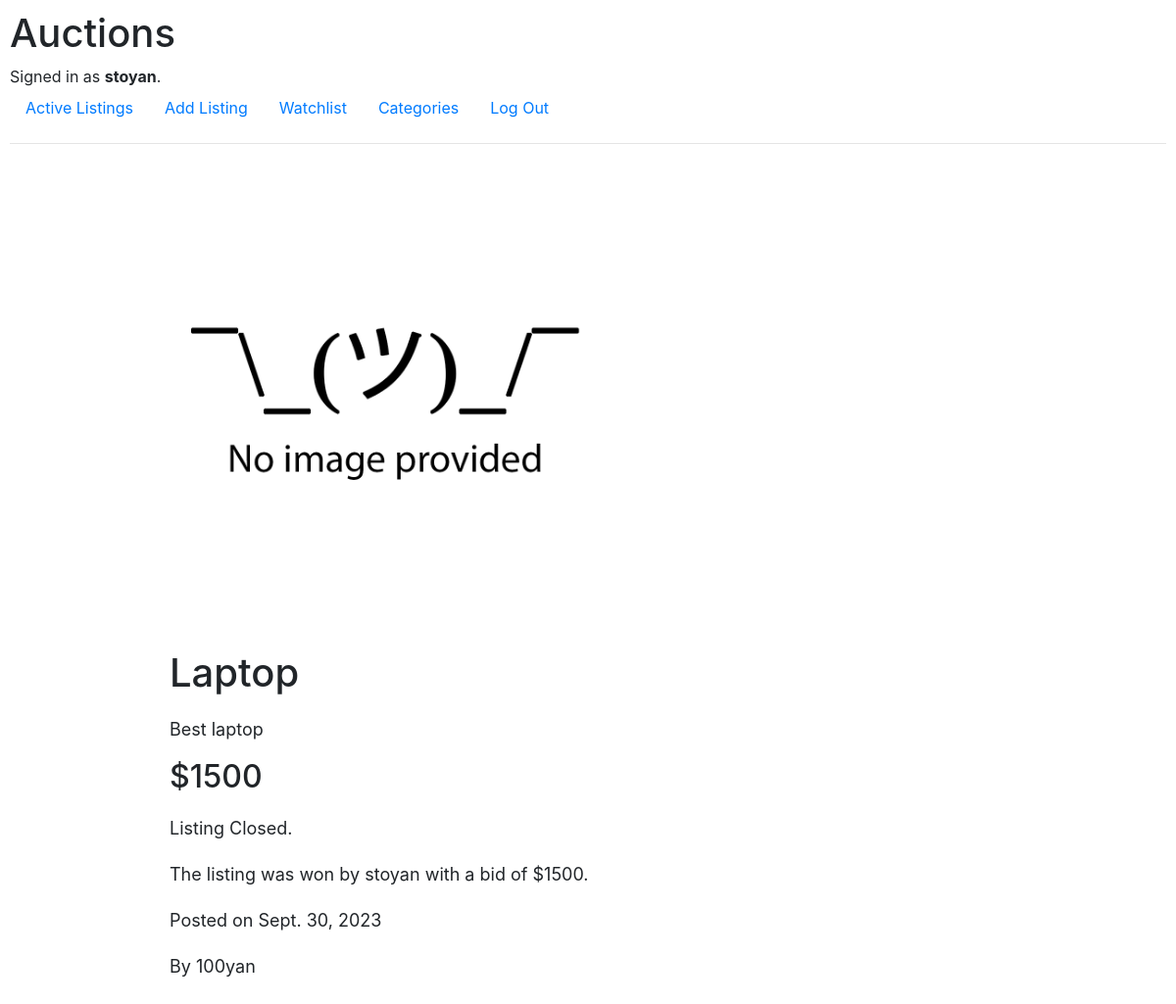
The page /view/30/Laptop (signed in) on the database its author committed.
### auctions/models.py (models this page shows, shortened)
class User(AbstractUser):
    pass

class ListingDetails(models.Model):
    CATEGORY_CHOICES = [
                ('1', 'Fashion'),
                ('2', 'Home'),
                ('3', 'Toys'),
                ('4', 'Electronics'),
                ('5', 'Books'),
                ('6', 'Misc'),
                ]
    descr = models.CharField(max_length=1000)
    starting_bid = models.PositiveIntegerField()
    img = models.URLField(blank=True)
    category = models.CharField(max_length=50, blank=True, choices=CATEGORY_CHOICES)
    listing = models.ForeignKey(Listing, on_delete=models.CASCADE)
    date_added = models.DateField(blank=True)

class Listing(models.Model):
    title = models.CharField(max_length=100)
    added_by = models.ForeignKey(User, on_delete=models.CASCADE, related_name='single_reference')
    watchlist = models.ManyToManyField(User, related_name='multiple_reference', null=True, blank=True)
    active = models.BooleanField(default=True)

class Bids(models.Model):
    listing = models.ForeignKey(Listing, on_delete=models.CASCADE)
    highest_bid = models.PositiveIntegerField()
    bidder = models.CharField(max_length=100)
    num_of_bids = models.PositiveIntegerField()

### auctions/views.py (the view, shortened to what this page needs)
# urls.py: path("view/<int:listing_id>/<str:title>", views.view_listing, name="view"),
@login_required
def view_listing(request, listing_id, title):
    listing = Listing.objects.get(id=listing_id)
    get_listing_details = ListingDetails.objects.get(listing=listing_id)
    get_bid = Bids.objects.get(listing=listing_id)
    current_user = User.objects.get(pk=request.user.id)
    watchlist = current_user in listing.watchlist.all()
    context = {
        'title': listing,
        'details': get_listing_details,
        'bids': get_bid,
        'watchlist': watchlist
        }
    return render(request, "auctions/view_listing.html", context)

### auctions/templates/auctions/view_listing.html (shortened to what this page needs)
{% extends 'auctions/layout.html' %}
{% block body %}
<div class="container">
    <div class="flex-listing">
        <div class="listing-column-img">
            {% if details.img %}
                <img src="{{ details.img }}" alt="listing-photo" height="500px" width="500px">
            {% endif %}
        </div>
        <div class="listing-column-text">
            <h1>{{ title.title }}</h1>
            <p>{{ details.descr }}</p>
            <h2>${{ bids.highest_bid }}</h2>
            {% if user != title.added_by and title.active %}
                {% if user.username == bids.bidder %}
                    <p>Yours is the highest bid! {{ bids.num_of_bids }} bid(s) so far.</p>
                {% else %}
                    <p>Someone else has bid on this item. {{ bids.num_of_bids }} bid(s) so far.</p>
                {% endif %}
                <form action="{% url 'view' listing_id=details.listing.id title=title %}" method="POST">
                    {% csrf_token %}
                    <input type="number" class="form-control" placeholder="Bid" name="new_bid">
                    <input type="submit" name='save-bid' class="btn btn-primary" value="Place Bid">
                    {% if not watchlist %}
                        <input type="submit" name='save-watchlist' class="btn btn-primary" value="Add To Watchlist">
                    {% else %}
                        <input type="submit" name='save-watchlist' class="btn btn-primary" value="Remove From Watchlist">
                    {% endif %}
                </form>
            {% elif not title.active %}
                <p>Listing Closed.</p>
                {% if user == title.added_by and bids.num_of_bids == 0 %}
                    <p>The listing was closed with no bids.</p>
                {% else %}
                    <p>The listing was won by {{ bids.bidder }} with a bid of ${{ bids.highest_bid }}.</p>
                {% endif %}
            {% endif %}
            <p>Posted on {{ details.date_added }}</p>
            {% if user != title.added_by %}
                <p>By {{ title.added_by }}</p>
            {% endif %}
        </div>
    </div>
</div>
{% endblock %}

### auctions/templates/auctions/layout.html (shortened to what this page needs)
{% load static %}
<!DOCTYPE html>
<html lang="en">
    <head>
        <link rel="stylesheet" href="https://stackpath.bootstrapcdn.com/bootstrap/4.4.1/css/bootstrap.min.css">
        <link href="{% static 'auctions/styles.css' %}" rel="stylesheet">
    </head>
    <body>
        <h1>Auctions</h1>
        <div>
            {% if user.is_authenticated %}
                Signed in as <strong>{{ user.username }}</strong>.
            {% else %}
                Not signed in.
            {% endif %}
        </div>
        <ul class="nav">
            <li class="nav-item">
                <a class="nav-link" href="{% url 'index' %}">Active Listings</a>
            </li>
            <li class="nav-item">
                <a class="nav-link" href="{% url 'create' %}">Add Listing</a>
            </li>
            <li class="nav-item">
                <a class="nav-link" href="{% url 'watchlist' %}">Watchlist</a>
            </li>
            <li class="nav-item">
                <a class="nav-link" href="{% url 'categories' category='all' %}">Categories</a>
            </li>
            {% if user.is_authenticated %}
                <li class="nav-item">
                    <a class="nav-link" href="{% url 'logout' %}">Log Out</a>
                </li>
            {% endif %}
        </ul>
        <hr>
        {% block body %}
        {% endblock %}
    </body>
</html>

### auctions/static/auctions/styles.css (style rules this page uses)
body { padding: 10px; }
.container { max-width: 80%; margin: auto; }
.flex-listing { display: flex; flex-wrap: wrap; }
.listing-column-img { margin-top: 0; flex-basis: 20%; }
.listing-column-text { flex-basis: 60%; max-width: 50%; margin-left: 30px; }
.listing-column-text > p { margin-top: 20px; font-size: 18px; }

### rows shown on the page
User: username "stoyan"
ListingDetails: img (placeholder picture), descr "Best laptop", date_added "Sept. 30, 2023"
Listing: title "Laptop", added_by "100yan"
Bids: highest_bid "1500", bidder "stoyan"
